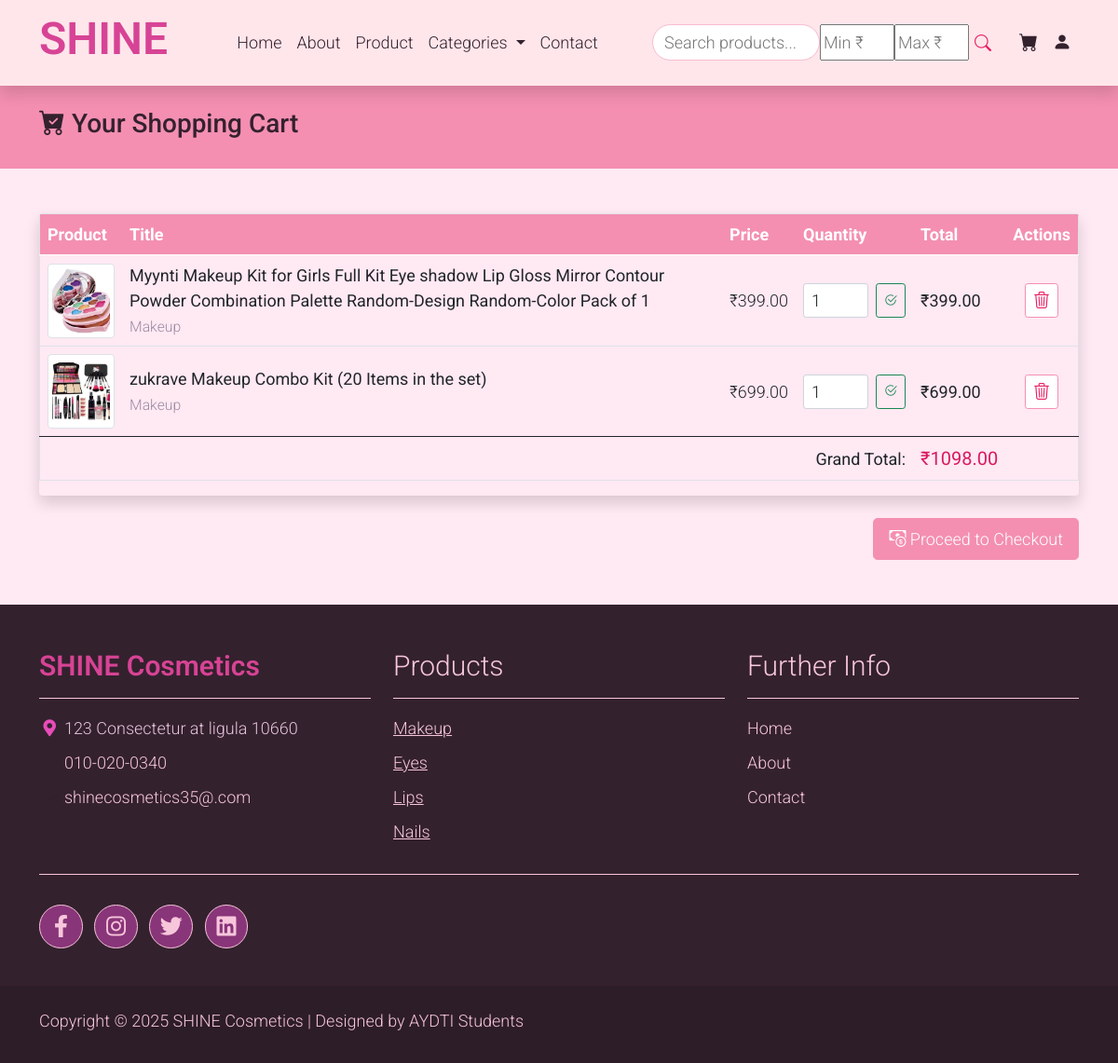
/cart/ (signed in), run on the app's committed database.
### apps/buyers/models.py (models this page shows, shortened)
class BaseModel(models.Model):
    tid = models.UUIDField(primary_key=True, default=uuid.uuid4, editable=False)
    created_at = models.DateTimeField(auto_now_add=True)
    updated_at = models.DateTimeField(auto_now=True)
    class Meta:
        abstract = True

class Cart(BaseModel):
    customer = models.ForeignKey(Customer, on_delete=models.CASCADE, related_name='cart_items')
    product = models.ForeignKey(Product, on_delete=models.CASCADE)
    quantity = models.PositiveIntegerField(default=1)
    class Meta:
        unique_together = ('customer', 'product')
    @property
    def total_amount(self):
        return round(self.product.price * self.quantity, 2)

class Product(BaseModel):
    category = models.ForeignKey(Category, on_delete=models.CASCADE, related_name='products')
    title = models.CharField(max_length=255)
    description = models.TextField()
    price = models.DecimalField(max_digits=10, decimal_places=2)
    image = models.ImageField(upload_to="products/")
    stock = models.PositiveIntegerField(default=0)
    is_available = models.BooleanField(default=True)

class Category(BaseModel):
    name = models.CharField(max_length=100, unique=True)
    description = models.TextField(blank=True)
    class Meta:
        verbose_name_plural = "Categories"

### apps/buyers/views.py (the view)
# urls.py: path('cart/', cart_list, name='cart_list'),
@login_required
def cart_list(request):
    customer = request.session['customer_id'] # or use session
    cart_items = Cart.objects.filter(customer=customer)
    total = sum(item.total_amount for item in cart_items)
    return render(request, 'buyers/cart.html', {'cart_items': cart_items, 'total': total})

### apps/buyers/views.py (called while the page is built)
def login_required(view_func):
    @wraps(view_func)
    def wrapper(request, *args, **kwargs):
        if 'customer_id' not in request.session:
            return redirect('login')
        return view_func(request, *args, **kwargs)
    return wrapper

### apps/buyers/templates/buyers/cart.html (shortened to what this page needs)
{% extends 'buyers/base.html' %}
{% load static %}
{% block body %}
<section class="inner_page_head py-4 bg-pink text-white">
    <div class="container">
        <h3><i class="bi bi-cart-check-fill"></i> Your Shopping Cart</h3>
    </div>
</section>
<div class="container mt-5 mb-5">
    {% if cart_items %}
    <div class="table-responsive shadow rounded">
        <table class="table table-hover align-middle border">
            <thead class="bg-pink text-white">
                <tr>
                    <th>Product</th>
                    <th>Title</th>
                    <th>Price</th>
                    <th>Quantity</th>
                    <th>Total</th>
                    <th class="text-center">Actions</th>
                </tr>
            </thead>
            <tbody>
                {% for item in cart_items %}
                <tr>
                    <td>
                        <img src="{{ item.product.image.url }}" alt="{{ item.product.title }}" class="img-thumbnail"
                            style="width: 80px; height: 80px; object-fit: cover;">
                    </td>
                    <td>
                        <strong>{{ item.product.title }}</strong><br>
                        <small class="text-muted">{{ item.product.category.name }}</small>
                    </td>
                    <td>₹{{ item.product.price }}</td>
                    <td>
                        <form action="{% url 'update_cart' cart_id=item.tid %}" method="POST" class="d-flex">
                            <input type="number" name="quantity" value="{{ item.quantity }}" min="1"
                                class="form-control form-control-sm me-2" style="width: 70px;">
                            <button type="submit" class="btn btn-outline-success btn-sm" title="Update">
                                <i class="bi bi-check2-circle"></i>
                            </button>
                        </form>
                    </td>
                    <td><strong>₹{{ item.total_amount }}</strong></td>
                    <td class="text-center">
                        <a href="{% url 'delete_cart' cart_id=item.tid %}" class="btn btn-sm btn-outline-pink"
                            title="Remove"><i class="bi bi-trash3"></i></a>
                    </td>
                </tr>
                {% endfor %}
            </tbody>
            <tfoot>
                <tr>
                    <td colspan="4" class="text-end"><strong>Grand Total:</strong></td>
                    <td><strong class="fs-5 text-total">₹{{ total }}</strong></td>
                    <td></td>
                </tr>
            </tfoot>
        </table>
    </div>
    <div class="text-end mt-4">
        <a href="{% url 'checkout' %}" class="btn btn-pink btn-lg">
            <i class="bi bi-cash-coin"></i> Proceed to Checkout
        </a>
    </div>
    {% endif %}
</div>
{% endblock %}

### apps/buyers/static/buyers/css/templatemo.css (style rules this page uses)
body, ul, li, p, a, label, input, div { font-family: 'Roboto', sans-serif; font-size: 18px !important; font-weight: 300 !important; color: #34212e; }
.text-muted { color: #9c8aa3 !important; }

### apps/buyers/templates/buyers/cart.html (style rules this page uses)
body { background-color: #ffe9f3; }
.bg-pink { background-color: #f48fb1 !important; }
.btn-outline-pink { color: #e91e63 !important; border-color: #f48fb1 !important; background-color: #fff; transition: all 0.3s ease; }
.btn-pink { background-color: #f48fb1 !important; border-color: #f48fb1 !important; color: #fff !important; }
.table th, .table td { vertical-align: middle !important; }
.text-total { color: #d81b60 !important; }

### data on the page
Cart: product.image (picture), product "Myynti Makeup Kit for Girls Full Kit Eye shadow Lip Gloss Mirror Contour Powder Combination Palette Random-Design Random-Color Pack of 1", product.category.name "Makeup", product.price "399.00", quantity "1", total_amount "399.00"
Cart: product.image (picture), product "zukrave Makeup Combo Kit (20 Items in the set)", product.category.name "Makeup", product.price "699.00", quantity "1", total_amount "699.00"

### other printed values
{{ total }} "1098.00"
